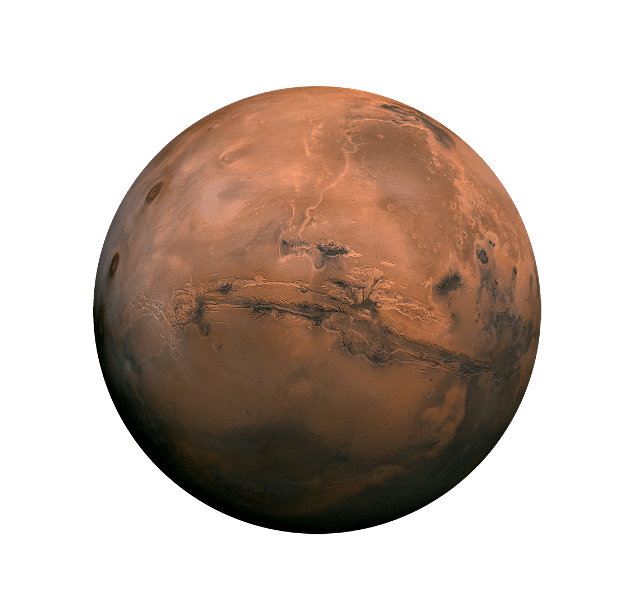
#> input picture assets/board/mars-planet.png, 620 x 600 px
$ python make-dune-planet.py
#> lines starting #> are read from the running program, lines starting #| are printed output that depends on the picture; pictures that were not available may be replaced by others from this repository, and a replacement may not be noted
#!/usr/bin/env python3
# Builds the planet pictures of the Dune theme (assets/themes/dune/arrakis-planet*.png) from the globe of the mockup
# assets/themes/dune/source/arrakis-globe.png (cut-out sphere, square; copied by scripts/sync-dune-graphics.sh).
# Needs only Pillow.
#
# Why: the board lays its hexes over assets/board/mars-planet*.png. Arrakis takes exactly the same place, so the
# pictures have the same size and the planet circle sits where Mars sits; the hexes then line up with the map.
# Never edit the PNGs by hand – change this script and run it again: python3 scripts/make-dune-planet.py
import os
from PIL import Image

ROOT = os.path.join(os.path.dirname(os.path.abspath(__file__)), '..')
SOURCE = os.path.join(ROOT, 'assets/themes/dune/source/arrakis-globe.png')

# Mars picture, the planet-only picture that gives the planet circle (its alpha box), Dune picture to write.
TARGETS = [
    ('assets/board/mars-planet.png', 'assets/board/mars-planet.png', 'assets/themes/dune/arrakis-planet.png'),
    ('assets/board/mars-planet-large.png', 'assets/board/mars-planet-large.png', 'assets/themes/dune/arrakis-planet-91.png'),
    ('assets/board/mars-clean.png', 'assets/board/mars-planet.png', 'assets/themes/dune/arrakis-clean.png'),
    ('assets/board/mars-without-venus-clean.png', 'assets/board/mars-planet.png', 'assets/themes/dune/arrakis-without-venus-clean.png'),
    ('assets/board/mars-large.png', 'assets/board/mars-planet-large.png', 'assets/themes/dune/arrakis-91.png'),
    ('assets/board/mars-large-without-venus.png', 'assets/board/mars-planet-large.png', 'assets/themes/dune/arrakis-91-without-venus.png'),
]


def sphere(size: int) -> Image.Image:
    # The globe is already a cut-out sphere with a darker rim (drawn in the mockup); only scaled here
    return Image.open(SOURCE).convert('RGBA').resize((size, size), Image.LANCZOS)


# The board pictures of Mars carry the scale rings; Arrakis draws its scales as vectors (ArrakisScales.vue), sharp at
# every zoom. So every Dune picture is only the planet, at the place of the Mars planet.
for mars_path, planet_path, dune_path in TARGETS:
    mars = Image.open(os.path.join(ROOT, mars_path)).convert('RGBA')
#> mars is the input picture: PIL image 620x600 RGBA; mean R, G, B, A 66.9, 46.8, 34.3, 107.9
    left, top, right, bottom = Image.open(os.path.join(ROOT, planet_path)).split()[3].getbbox()
#> left = 93; top = 86; right = 542; bottom = 535
    size = max(right - left, bottom - top)
#> size = 449
    canvas = Image.new('RGBA', mars.size, (0, 0, 0, 0))
#> canvas: PIL image 620x600 RGBA; every value is 0
    canvas.alpha_composite(sphere(size), (left, top))
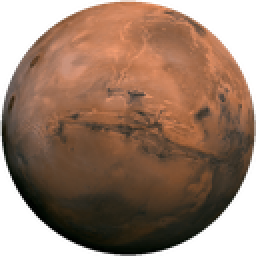
#> input picture assets/stats/mars.png, 128 x 128 px, given in place of arrakis-globe.png, which was not available (shown 2 times larger)
#> in sphere, `return Image.open(SOURCE).convert('RGBA').resize((size, size), Image.L..`:
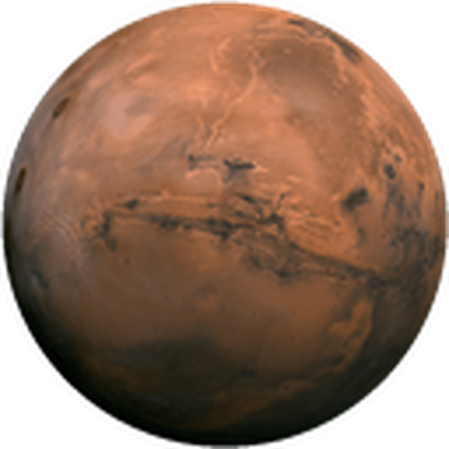
#> returned value: PIL image 449x449 RGBA; mean R, G, B, A 95.9, 66.9, 48.5, 196.3; transparent parts drawn white
    canvas.save(os.path.join(ROOT, dune_path), optimize=True)
    print(dune_path, mars.size, (left, top, size))
#| assets/themes/dune/arrakis-planet.png (620, 600) (93, 86, 449)
#> pass 2 of the loop `for mars_path, planet_path, dune_path in TARGETS:`:
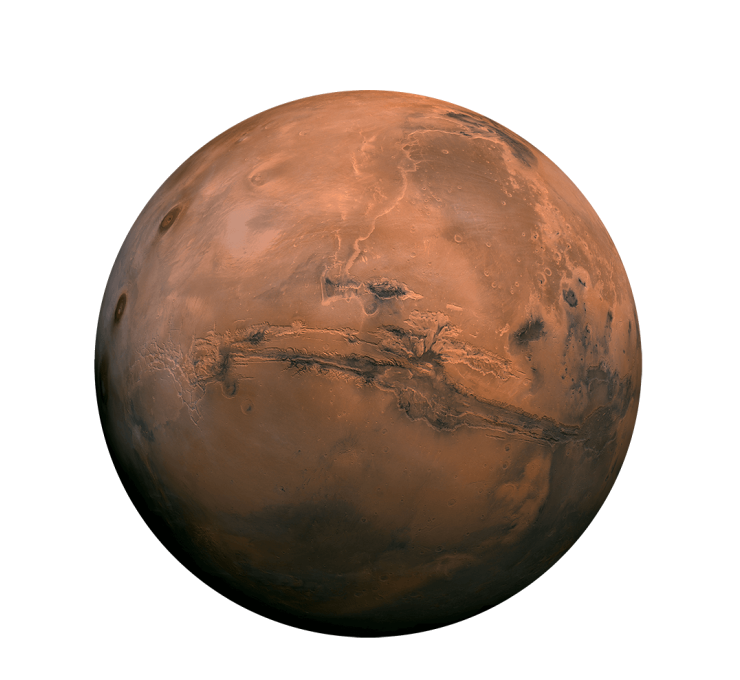
#> input picture assets/board/mars-planet-large.png, 740 x 680 px
#> mars is the input picture: PIL image 740x680 RGBA; mean R, G, B, A 56, 39.1, 28.4, 119.2
#> left = 94; top = 90; right = 643; bottom = 638
#> size = 549
#> in sphere (call 2), `return Image.open(SOURCE).convert('RGBA').resize((size, size), Image.L..`:
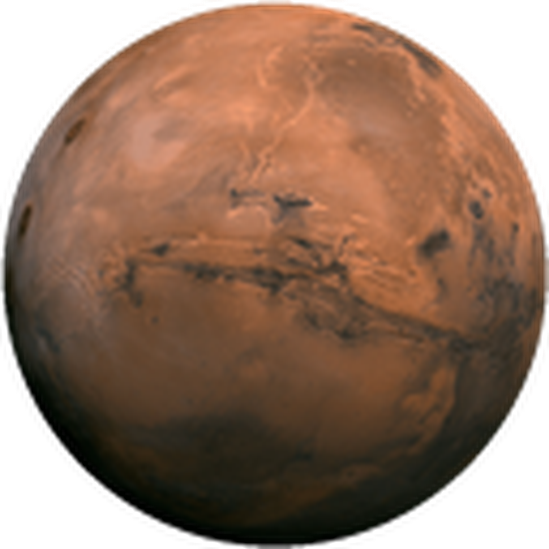
#> returned value: PIL image 549x549 RGBA; mean R, G, B, A 95.8, 66.9, 48.5, 196.3; transparent parts drawn white
#> `canvas.alpha_composite(sphere(size), (left, top))`:
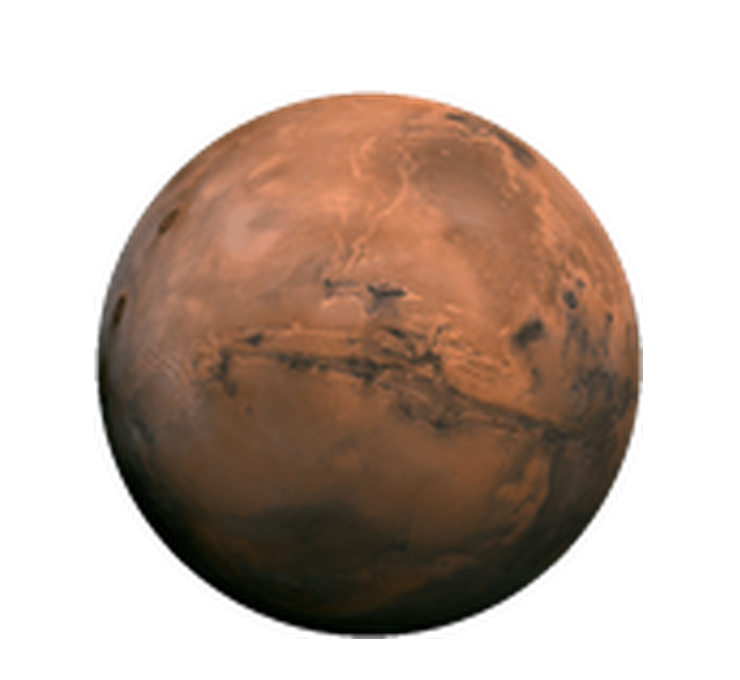
#> canvas: PIL image 740x680 RGBA; mean R, G, B, A 57.4, 40, 29, 117.6; transparent parts drawn white
#| assets/themes/dune/arrakis-planet-91.png (740, 680) (94, 90, 549)

# Small planet for the page heads (MarsHomeLink.vue) instead of assets/stats/mars.png
ICON_SIZE = 128
#> ICON_SIZE = 128
sphere(ICON_SIZE).save(os.path.join(ROOT, 'assets/themes/dune/arrakis-icon.png'), optimize=True)
#> in sphere, returned value is the input picture: PIL image 128x128 RGBA; mean R, G, B, A 95.2, 66.5, 48.2, 196.3
print('assets/themes/dune/arrakis-icon.png', ICON_SIZE)
#| assets/themes/dune/arrakis-icon.png 128
